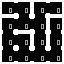

Rendered tile map (Tiled .tmx) drawn with the repository's tilesets; below, a short description and the full map source, tile grids included:
An orthogonal 4x4 tile map with 16x16 px tiles, 1 tile layer (Tile Layer 1).

<map version="1.9" tiledversion="1.9.0" orientation="orthogonal" renderorder="right-down" width="4" height="4" tilewidth="16" tileheight="16" infinite="0" nextlayerid="2" nextobjectid="1">
 <tileset firstgid="1" source="../room_layouts.tsx" />
 <layer id="1" name="Tile Layer 1" width="4" height="4">
  <data encoding="csv">
2,7,6,3,
6,12,15,5,
14,7,13,13,
10,12,12,11
</data>
 </layer>
</map>
